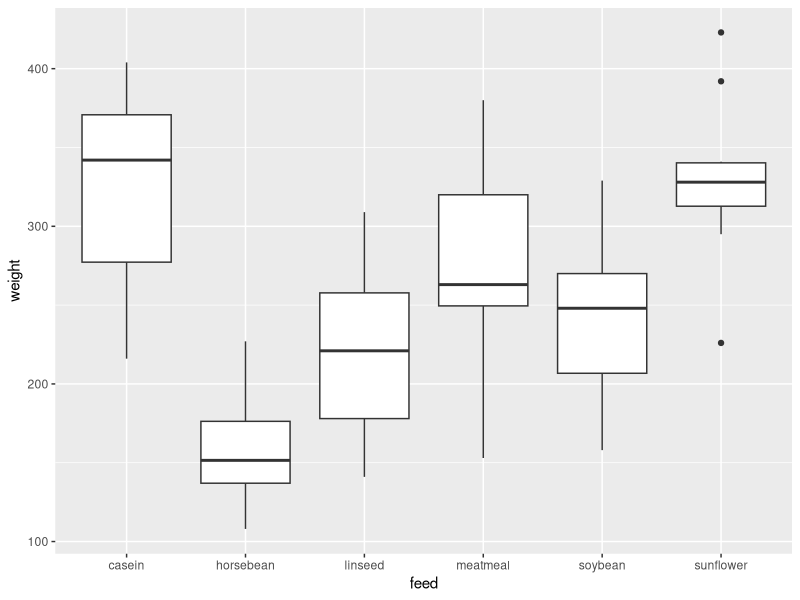

Reproduce this figure in R.
## ---- chunk 1
library(tidyverse)
## ---- chunk 2
chickwts
## ---- chunk 3
ggplot(chickwts, aes(x = feed, y = weight)) + geom_boxplot()
